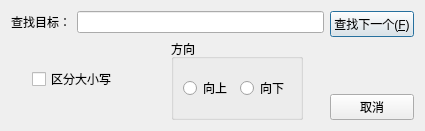
<?xml version="1.0" encoding="UTF-8"?>
<ui version="4.0">
 <class>searchDialog</class>
 <widget class="QDialog" name="searchDialog">
  <property name="geometry">
   <rect>
    <x>0</x>
    <y>0</y>
    <width>425</width>
    <height>131</height>
   </rect>
  </property>
  <property name="sizePolicy">
   <sizepolicy hsizetype="Minimum" vsizetype="Minimum">
    <horstretch>0</horstretch>
    <verstretch>0</verstretch>
   </sizepolicy>
  </property>
  <property name="minimumSize">
   <size>
    <width>425</width>
    <height>131</height>
   </size>
  </property>
  <property name="windowTitle">
   <string>查找</string>
  </property>
  <property name="windowIcon">
   <iconset resource="res.qrc">
    <normaloff>:/img/find.png</normaloff>:/img/find.png</iconset>
  </property>
  <layout class="QHBoxLayout" name="horizontalLayout_6">
   <item>
    <layout class="QHBoxLayout" name="horizontalLayout_5">
     <item>
      <layout class="QVBoxLayout" name="verticalLayout_2">
       <item>
        <layout class="QHBoxLayout" name="horizontalLayout_4">
         <item>
          <widget class="QLabel" name="label">
           <property name="text">
            <string>查找目标：</string>
           </property>
          </widget>
         </item>
         <item>
          <widget class="QLineEdit" name="searchTarget"/>
         </item>
        </layout>
       </item>
       <item>
        <layout class="QHBoxLayout" name="horizontalLayout_3">
         <property name="leftMargin">
          <number>21</number>
         </property>
         <property name="rightMargin">
          <number>21</number>
         </property>
         <item>
          <widget class="QCheckBox" name="chIsCase">
           <property name="text">
            <string>区分大小写</string>
           </property>
          </widget>
         </item>
         <item>
          <widget class="QGroupBox" name="groupBox">
           <property name="title">
            <string>方向</string>
           </property>
           <layout class="QHBoxLayout" name="horizontalLayout_2">
            <item>
             <layout class="QHBoxLayout" name="horizontalLayout">
              <item>
               <widget class="QRadioButton" name="radioUp">
                <property name="text">
                 <string>向上</string>
                </property>
               </widget>
              </item>
              <item>
               <widget class="QRadioButton" name="radioDown">
                <property name="text">
                 <string>向下</string>
                </property>
               </widget>
              </item>
             </layout>
            </item>
           </layout>
          </widget>
         </item>
        </layout>
       </item>
      </layout>
     </item>
     <item>
      <layout class="QVBoxLayout" name="verticalLayout">
       <item>
        <widget class="QPushButton" name="btnSearchNext">
         <property name="text">
          <string>查找下一个(&amp;F)</string>
         </property>
        </widget>
       </item>
       <item>
        <spacer name="verticalSpacer">
         <property name="orientation">
          <enum>Qt::Vertical</enum>
         </property>
         <property name="sizeHint" stdset="0">
          <size>
           <width>20</width>
           <height>40</height>
          </size>
         </property>
        </spacer>
       </item>
       <item>
        <widget class="QPushButton" name="btnCancel">
         <property name="text">
          <string>取消</string>
         </property>
        </widget>
       </item>
      </layout>
     </item>
    </layout>
   </item>
  </layout>
 </widget>
 <resources>
  <include location="res.qrc"/>
 </resources>
 <connections/>
</ui>
